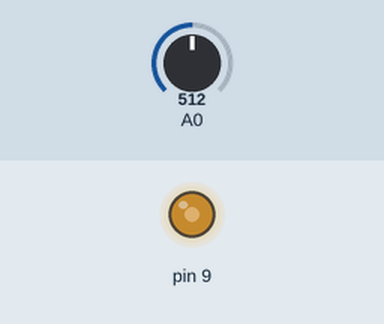
A sketch run on a simulated Arduino Uno, built with avr-gcc and run on an emulated ATmega328P. Parts: output pins drawn as LEDs (lit = HIGH). The inputs (shaded band) are chosen by the test bench; at power-on: A0 = 512.

Above: at 1.2 s.
1.3 s: A0 set to 716
At 1.6 s:
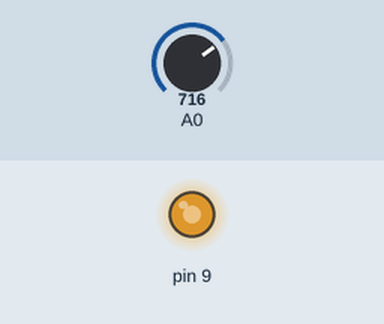
2.8 s: A0 set to 900
At 3.9 s:
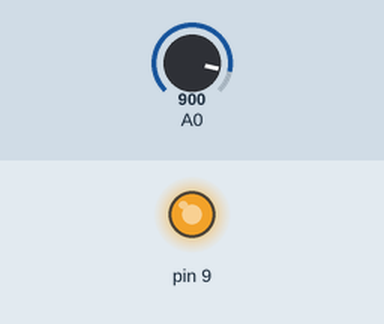
4.3 s: A0 set to 122
At 5.1 s:
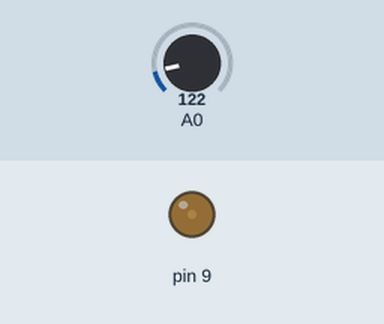
5.8 s: A0 set to 0
At 6.2 s:
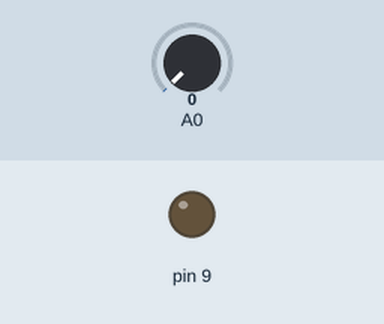
Timing chart, 0 to 8.3 s (numbered marks = the images above; inputs shaded):
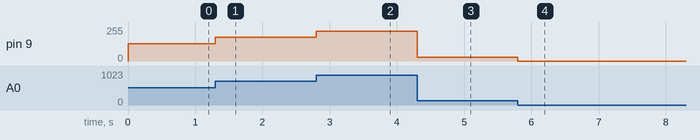

Measured:
- after the input at 1.3 s, pin 9: 128/255 → 179/255 at once
- after the input at 2.8 s, pin 9: 179/255 → 225/255 at once
- after the input at 4.3 s, pin 9: 225/255 → 30/255 at once
- after the input at 5.8 s, pin 9: 30/255 → 0/255 at once

The sketch:

PWMyADC.ino
```cpp
/*
 * Programación ADC con PWM
 */
 int cicloT, adc0;
void setup() {

}

void loop() {
    adc0 = analogRead(0);     // lee señal analogica y se reprresenta en 10 bits
    cicloT = adc0/4;          // se divide en 4 para el ciclo de trabajo 0-255
    analogWrite(9,cicloT);    // se genera ciclo de trabajo en el pin 9
                              // 0---0%      255--100%
}
```
